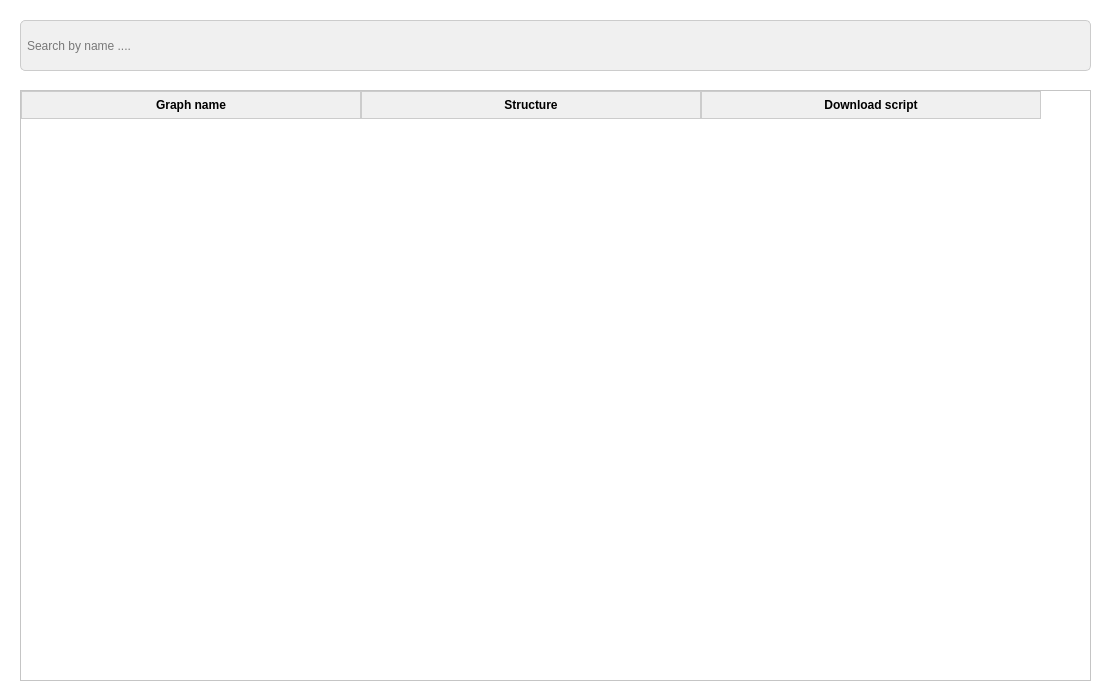
<?xml version="1.0" encoding="UTF-8"?>
<ui version="4.0">
 <class>Form</class>
 <widget class="QWidget" name="Form">
  <property name="geometry">
   <rect>
    <x>0</x>
    <y>0</y>
    <width>1100</width>
    <height>700</height>
   </rect>
  </property>
  <property name="windowTitle">
   <string>History</string>
  </property>
  <property name="styleSheet">
   <string notr="true">QWidget{
 background-color:white
}</string>
  </property>
  <widget class="QTableWidget" name="tableWidget">
   <property name="geometry">
    <rect>
     <x>20</x>
     <y>90</y>
     <width>1071</width>
     <height>591</height>
    </rect>
   </property>
   <property name="styleSheet">
    <string notr="true">
QTableView QTableCornerButton::section {
    background: blue;
    border: 2px outset red;
}
QTableView::indicator:unchecked {
    background-color: #d7d6d5
}

QHeaderView::section {
    background-color: #F0F0F0;
    color: #000000;
    font-weight: bold;
    border: 1px solid #CCCCCC;
    padding: 4px;
}

</string>
   </property>
   <property name="sortingEnabled">
    <bool>false</bool>
   </property>
   <attribute name="horizontalHeaderDefaultSectionSize">
    <number>340</number>
   </attribute>
   <attribute name="horizontalHeaderMinimumSectionSize">
    <number>100</number>
   </attribute>
   <attribute name="verticalHeaderDefaultSectionSize">
    <number>40</number>
   </attribute>
   <attribute name="verticalHeaderMinimumSectionSize">
    <number>25</number>
   </attribute>
   <column>
    <property name="text">
     <string>Graph name</string>
    </property>
   </column>
   <column>
    <property name="text">
     <string>Structure</string>
    </property>
   </column>
   <column>
    <property name="text">
     <string>Download script</string>
    </property>
   </column>
  </widget>
  <widget class="QLineEdit" name="searchLineEdit">
   <property name="geometry">
    <rect>
     <x>20</x>
     <y>20</y>
     <width>1071</width>
     <height>51</height>
    </rect>
   </property>
   <property name="styleSheet">
    <string notr="true">QLineEdit {
    background-color: #F0F0F0;
    border: 1px solid #CCCCCC;
    border-radius: 5px;
    padding: 4px;
}

QLineEdit:focus {
    border-color: #00AAFF;
}
</string>
   </property>
   <property name="placeholderText">
    <string>Search by name ....</string>
   </property>
  </widget>
 </widget>
 <resources/>
 <connections/>
</ui>
